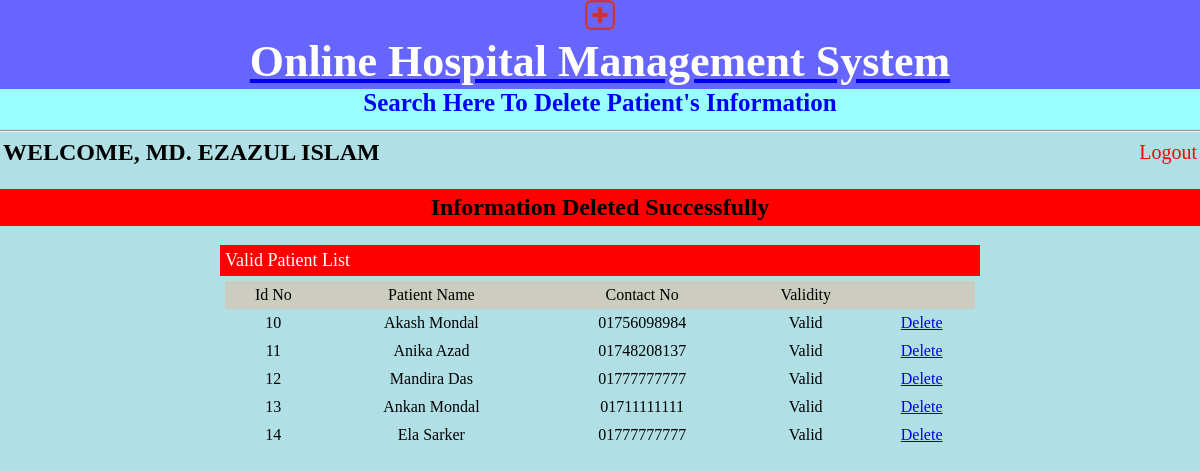
Screenshot of /pdelsearch.php?result=success (signed in) with the database file from the repository.
### tables this page shows
CREATE TABLE `patient` (
  `pid` int(100) NOT NULL,
  `pfname` varchar(100) NOT NULL,
  `plname` varchar(100) NOT NULL,
  `pdob` date NOT NULL,
  `pgender` varchar(10) NOT NULL,
  `pms` varchar(12) NOT NULL,
  `pbg` varchar(10) NOT NULL,
  `padd` varchar(100) NOT NULL,
  `pmob` varchar(11) NOT NULL,
  `ppass` varchar(100) NOT NULL,
  `pemail` varchar(100) NOT NULL,
  `delete` varchar(2) NOT NULL,
  `time` time NOT NULL
);

### pdelsearch.php (the view, shortened to what this page needs)
<!doctype html>
<html>
<head>
	<link rel="stylesheet" type="text/css" href="style.css" media="all" />
</head>
<body>
	<div class="header-area">
		<img src="images/hospital-512.gif" alt="hospital_logo" />
		<a href="index.php"><h1>Online Hospital Management System</h1></a>
	</div>
	<h1 style="text-align:center; background:#99FFFF; margin-top:-8px; margin-left:-8px; margin-right:-8px;; font-size:25px; height:40px;">Search Here To Delete Patient's Information</h1> <hr style="margin:-16px;"/>
	<table>
		<tr style="height:20px;">
			<td style="width:1141px;">
				<?php
					echo ("<h2>WELCOME, ".$_SESSION['auname']."</h2>");
				?>
			</td>
			<td>
				<a href="alogout.php" style="text-decoration:none; font-size:20px; color:red; ">Logout</a>
			</td>
		</tr>
	</table>
	<?php
			if(isset($_GET["result"]))
			{
				if($_GET["result"] == "success")
				{
					echo '<h2 style="background:red;margin-top: 0px;padding: 5px;text-align: center;">Information Deleted Successfully</h2>';
				}
				else
				{
					echo '<h2 style="background:red;margin-top: 0px;padding: 5px;text-align: center;">Something Wrong</h2>';
				}
			}
		?>
	<tr><td><table align=center width=750 cellspacing=0 cellpadding=5>
	<tr bgcolor=red><td ><font size=4 color=white>Valid Patient List</font></td></tr>
	<tr><td><table width=750 cellspacing=0 cellpadding=5>
	<tr bgcolor=#ccccc><td align=center>Id No</td><td align=center>Patient Name</td><td align=center>Contact No</td><td align=center>Validity</td><td></td></tr>
	<?php
		$conn = mysqli_connect("localhost", "root", "", "hms");
		$result = mysqli_query($conn, "SELECT * FROM patient p WHERE p.delete='y' ORDER BY p.pid");
		while($row = mysqli_fetch_assoc($result))
		{
			echo "<tr><td align=center>".$row['pid']."</td><td align=center>".$row['pfname']." ".$row['plname']."</td><td align=center>".$row['pmob']."</td><td align=center>Valid</td><td align=center><a href='pdel.php?ddid=$row[pid]'>Delete</a></td></tr>";
		}
	?>
</body>
</html>

### style.css (style rules this page uses)
body { margin: 0px; padding: 0px; }
.header-area h1 { margin:0px; }
.header-area { font-family:Algerian; background: #6666FF; color: #ffffff; text-align: center; font-size: 22px; padding: 10px; }
.header-area a h1 { text-decoration:none; color: #ffffff; }
.header-area img { height:30px; margin-top: -22px; position: relative; }

### pdelsearch.php (style rules this page uses)
h1 { color: blue; font-family: verdana; font-size: 200%; }
body { background-color: powderblue; }

### rows the page displays
patient: pid "10", pfname "Akash", plname "Mondal", pmob "01756098984"
patient: pid "11", pfname "Anika", plname "Azad", pmob "01748208137"
patient: pid "12", pfname "Mandira", plname "Das", pmob "01777777777"
patient: pid "13", pfname "Ankan", plname "Mondal", pmob "01711111111"
patient: pid "14", pfname "Ela", plname "Sarker", pmob "01777777777"

### other values shown
$_SESSION['auname'] "MD. EZAZUL ISLAM"
